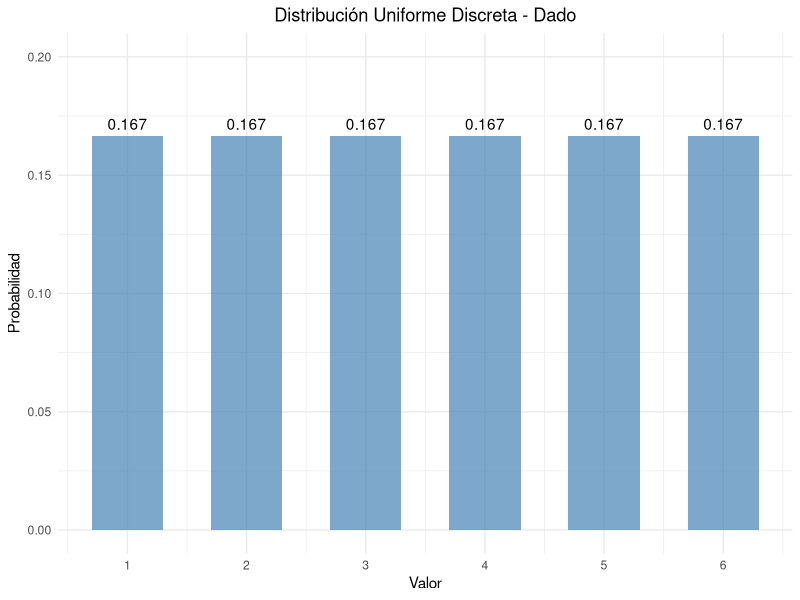
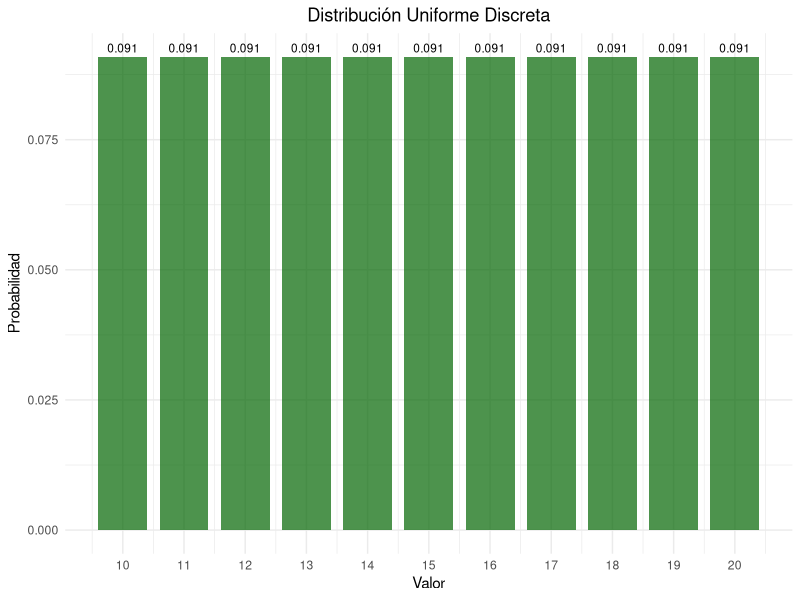
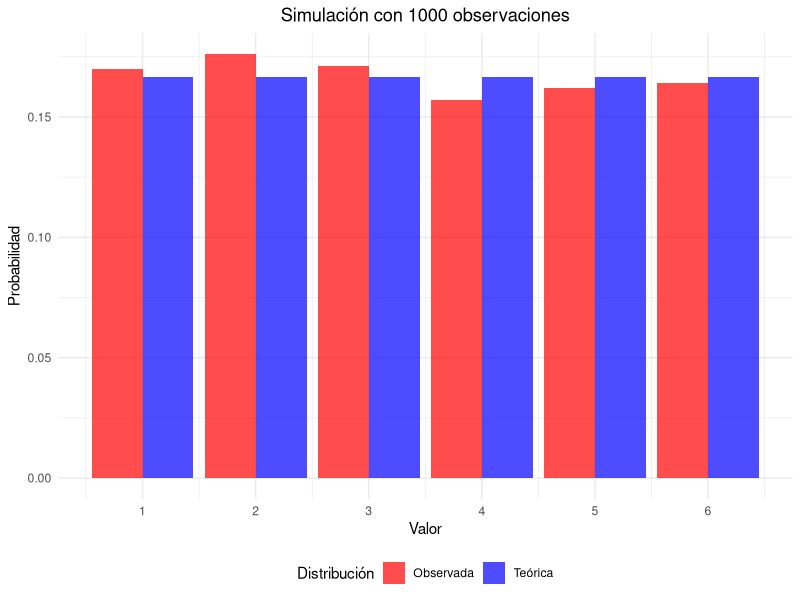
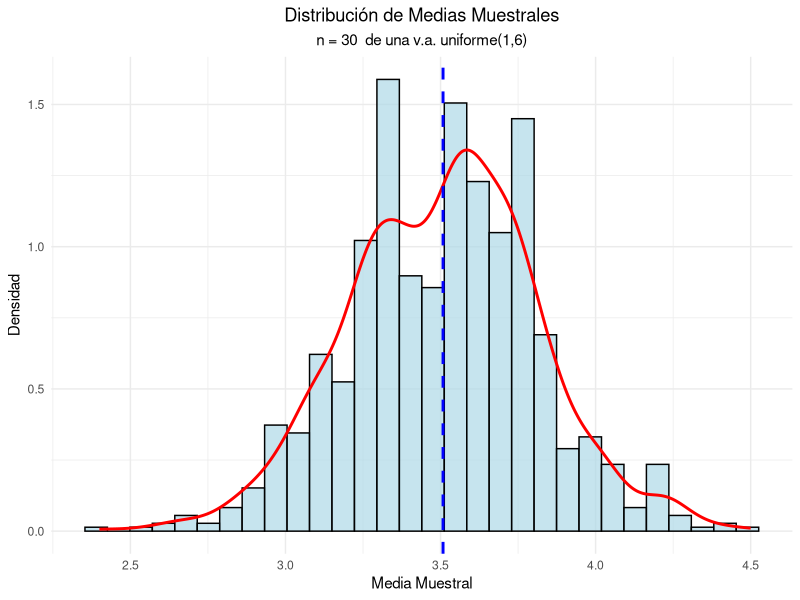
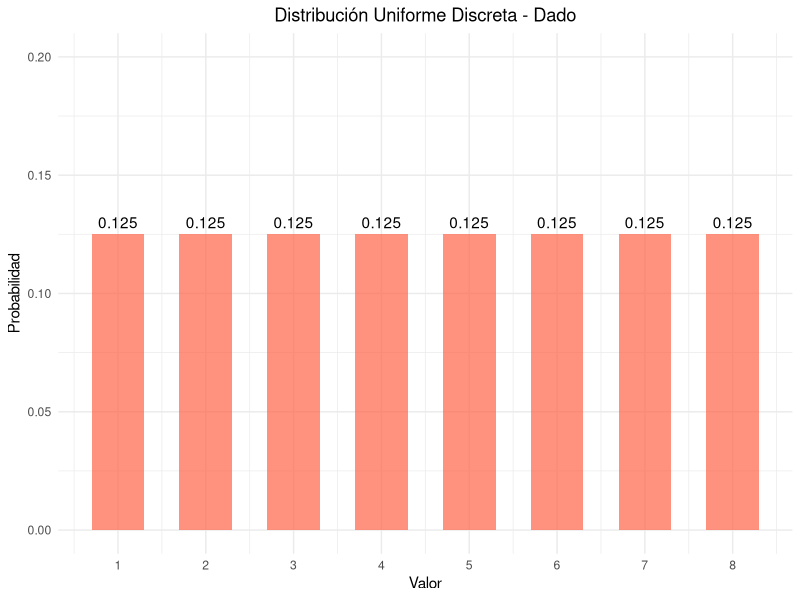
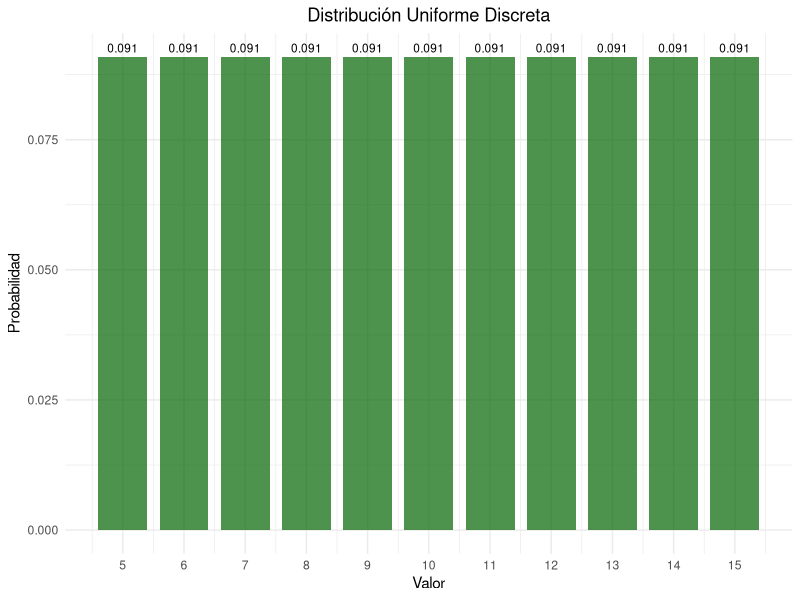
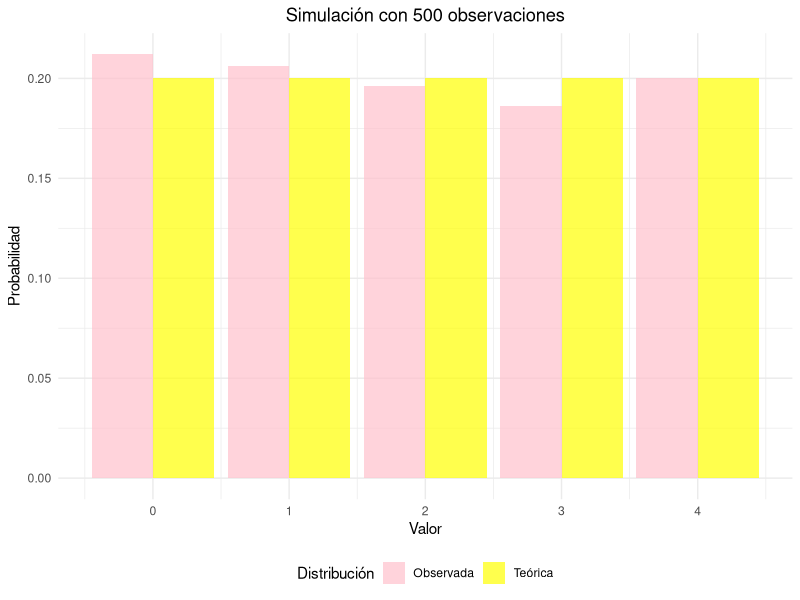

Here is the R script that generated these plots, in order:
## ---- chunk 1
#| label: setup
#| include: false
library(tidyverse)
library(kableExtra)
library(gridExtra)
## ---- chunk 2
#| code-fold: true
#| label: dado-ejemplo

# Parámetros del dado
x_1 <- 1
x_6 <- 6
valores <- x_1:x_6
probabilidades <- rep(1/length(valores), length(valores))

# Crear data frame
dado_data <- data.frame(
  Valor = valores,
  Probabilidad = probabilidades
)

# Mostrar tabla
kable(dado_data, 
      caption = "Distribución de probabilidad de un dado",
      align = "cc") %>%
  kable_styling(bootstrap_options = "striped")
## ---- chunk 3
#| code-fold: true
#| label: parametros-dado
# Media
media <- sum(dado_data$Valor)/length(dado_data$Valor)
cat("Media:", media, "\n")

# Varianza
varianza <- sum((dado_data$Valor- media)^2)/length(dado_data$Valor)
cat("Varianza:", varianza, "\n")

# Desviación estándar
desv_std <- sqrt(varianza)
cat("Desviación estándar:", round(desv_std, 4), "\n")
## ---- chunk 4
#| code-fold: true
#| label: grafico-dado
#| fig-cap: "Función de probabilidad de un dado"

ggplot(dado_data, aes(x = Valor, y = Probabilidad)) +
  geom_col(fill = "steelblue", alpha = 0.7, width = 0.6) +
  geom_text(aes(label = round(Probabilidad, 3)), vjust = -0.5) +
  scale_x_continuous(breaks = valores) +
  scale_y_continuous(limits = c(0, 0.20)) +
  labs(title = "Distribución Uniforme Discreta - Dado",
       x = "Valor",
       y = "Probabilidad") +
  theme_minimal() +
  theme(plot.title = element_text(hjust = 0.5),
        plot.subtitle = element_text(hjust = 0.5))
## ---- chunk 5
#| code-fold: true
#| label: ejemplo-numeros

x2_1 <- 10
x2_n <- 20
valores2 <- x2_1:x2_n
probabilidades2 <- rep(1/(length(valores2)), length(valores2))

# Data_frame
data2 <- data.frame(
  Valor = valores2,
  Probabilidad = probabilidades2
)

# Parámetros estadísticos
media2 <- mean(data2$Valor)
varianza2 <- sum((data2$Valor - media2)^2)/length(data2$Valor)
desv_std2 <- sqrt(varianza2)

cat("Media:", media2, "\n")
cat("Varianza:", round(varianza2, 4), "\n")
cat("Desviación estándar:", round(desv_std2, 4), "\n")
## ---- chunk 6
#| label: grafico-numeros
#| fig-cap: "Distribución uniforme discreta entre 10 y 20"


ggplot(data2, aes(x = Valor, y = Probabilidad)) +
  geom_col(fill = "darkgreen", alpha = 0.7, width = 0.8) +
  geom_text(aes(label = round(Probabilidad, 3)), 
            vjust = -0.5, size = 3) +
  scale_x_continuous(breaks = seq(10, 20, 1)) +
  labs(title = "Distribución Uniforme Discreta",
       x = "Valor",
       y = "Probabilidad") +
  theme_minimal() +
  theme(plot.title = element_text(hjust = 0.5),
        plot.subtitle = element_text(hjust = 0.5))
## ---- chunk 7
#| code-fold: true
#| label: simulacion

# Generar 1000 números aleatorios
set.seed(123)
n_sim <- 1000
muestra <- sample(1:6, n_sim, replace = TRUE)

# Frecuencias observadas
freq_obs <- table(muestra)
freq_rel <- prop.table(freq_obs)

# Comparar con probabilidades teóricas
comparacion <- data.frame(
  Valor = 1:6,
  Prob_Teorica = rep(1/6, 6),
  Freq_Observada = as.numeric(freq_rel)
)

kable(comparacion, 
      caption = "Comparación entre probabilidades teóricas y observadas",
      col.names = c("Valor", "Prob. Teórica", "Freq. Observada"),
      digits = 4) |> 
  kable_styling(bootstrap_options = "striped")
## ---- chunk 8
#| code-fold: true
#| label: grafico-simulacion
#| fig-width: 8
#| fig-height: 6
#| fig-align: "center"
#| fig-cap: "Comparación entre distribución teórica y simulada"


# Preparar datos para el gráfico
comp_long <- comparacion |> 
  pivot_longer(cols = c(Prob_Teorica, Freq_Observada),
               names_to = "Tipo",
               values_to = "Probabilidad") |> 
  mutate(Tipo = case_when(
    Tipo == "Prob_Teorica" ~ "Teórica",
    Tipo == "Freq_Observada" ~ "Observada"
  ))

ggplot(comp_long, aes(x = Valor, y = Probabilidad, fill = Tipo)) +
  geom_col(position = "dodge", alpha = 0.7) +
  scale_x_continuous(breaks = 1:6) +
  scale_fill_manual(values = c("Teórica" = "blue", "Observada" = "red")) +
  labs(title = paste("Simulación con", n_sim, "observaciones"),
       x = "Valor",
       y = "Probabilidad",
       fill = "Distribución") +
  theme_minimal() +
  theme(plot.title = element_text(hjust = 0.5),
        legend.position = "bottom")
## ---- chunk 9
#| code-fold: true
#| label: limite-central
#| fig-width: 8
#| fig-height: 6
#| fig-align: "center"
#| fig-cap: "Verificación del Teorema del Límite Central"
# Simular medias muestrales
set.seed(456)
k_muestra <- 1000
n_muestra <- 30

medias_muestrales <- replicate(k_muestra, {
  muestra <- sample(1:6, n_muestra, replace = TRUE)
  mean(muestra)
})

# Crear histograma
hist_data <- data.frame(Medias = medias_muestrales)

ggplot(hist_data) +
  geom_histogram(aes(x=Medias, after_stat(density)), bins = 30, 
                 fill = "lightblue", alpha = 0.7, color = "black") +
  geom_density(aes(x = Medias), color = "red", linewidth = 1) +
  geom_vline(xintercept = mean(medias_muestrales), 
             color = "blue", linetype = "dashed", linewidth = 1) +
  labs(title = "Distribución de Medias Muestrales",
       subtitle = paste("n =", n_muestra, " de una v.a. uniforme(1,6)"),
       x = "Media Muestral",
       y = "Densidad") +
  theme_minimal() +
  theme(plot.title = element_text(hjust = 0.5),
        plot.subtitle = element_text(hjust = 0.5))

# Estadísticas
cat("Media teórica:", (1+6)/2, "\n")
cat("Media observada:", round(mean(medias_muestrales), 4), "\n")
cat("Varianza teórica de la media:", round(((6-1+1)^2-1)/12/n_muestra, 4), "\n")
cat("Varianza observada de la media:", round(var(medias_muestrales), 4), "\n")
## ---- chunk 10
#| code-fold: true
#| label: bolas-ejemplo

# Parámetros del dado
x_1 <- 1
x_8 <- 8
valores <- x_1:x_8
probabilidades <- rep(1/length(valores), length(valores))

dado_data <- data.frame(
  Valor = valores,
  Probabilidad = probabilidades
)

# Mostrar tabla
kable(dado_data, 
      caption = "Distribución de probabilidad por bolsa con 8 pelotas numeradas",
      align = "cc") %>%
  kable_styling(bootstrap_options = "striped")
## ---- chunk 11
#| code-fold: true
#| label: parametros-dado
# Media
media <- sum(dado_data$Valor)/length(dado_data$Valor)
cat("Media:", media, "\n")

# Varianza
varianza <- sum((dado_data$Valor- media)^2)/length(dado_data$Valor)
cat("Varianza:", varianza, "\n")

# Desviación estándar
desv_std <- sqrt(varianza)
cat("Desviación estándar:", round(desv_std, 4), "\n")
## ---- chunk 12
#| code-fold: true
#| label: grafico-dado
#| fig-cap: "Función de probabilidad de un dado"

ggplot(dado_data, aes(x = Valor, y = Probabilidad)) +
  geom_col(fill = "tomato", alpha = 0.7, width = 0.6) +
  geom_text(aes(label = round(Probabilidad, 3)), vjust = -0.5) +
  scale_x_continuous(breaks = valores) +
  scale_y_continuous(limits = c(0, 0.20)) +
  labs(title = "Distribución Uniforme Discreta - Dado",
       x = "Valor",
       y = "Probabilidad") +
  theme_minimal() +
  theme(plot.title = element_text(hjust = 0.5),
        plot.subtitle = element_text(hjust = 0.5))
## ---- chunk 13
#| code-fold: true
#| label: ejemplo-numeros

x2_1 <- 5
x2_n <- 15
valores2 <- x2_1:x2_n
probabilidades2 <- rep(1/(length(valores2)), length(valores2))

# Data_frame
data2 <- data.frame(
  Valor = valores2,
  Probabilidad = probabilidades2
)

# Parámetros estadísticos
media2 <- mean(data2$Valor)
varianza2 <- sum((data2$Valor - media2)^2)/length(data2$Valor)
desv_std2 <- sqrt(varianza2)

cat("Media:", media2, "\n")
cat("Varianza:", round(varianza2, 4), "\n")
cat("Desviación estándar:", round(desv_std2, 4), "\n")
## ---- chunk 14
#| label: grafico-numeros
#| fig-cap: "Distribución uniforme discreta entre 5 y 15"


ggplot(data2, aes(x = Valor, y = Probabilidad)) +
  geom_col(fill = "darkgreen", alpha = 0.7, width = 0.8) +
  geom_text(aes(label = round(Probabilidad, 3)), 
            vjust = -0.5, size = 3) +
  scale_x_continuous(breaks = seq(5, 15, 1)) +
  labs(title = "Distribución Uniforme Discreta",
       x = "Valor",
       y = "Probabilidad") +
  theme_minimal() +
  theme(plot.title = element_text(hjust = 0.5),
        plot.subtitle = element_text(hjust = 0.5))
## ---- chunk 15
#| code-fold: true
#| label: simulacion

# Generar 1000 números aleatorios
set.seed(123)
n_sim <- 500
muestra <- sample(0:4, n_sim, replace = TRUE)

# Frecuencias observadas
freq_obs <- table(muestra)
freq_rel <- prop.table(freq_obs)

# Comparar con probabilidades teóricas
comparacion <- data.frame(
  Valor = 0:4,
  Prob_Teorica = rep(1/5, 5),
  Freq_Observada = as.numeric(freq_rel)
)

kable(comparacion, 
      caption = "Comparación entre probabilidades teóricas y observadas",
      col.names = c("Valor", "Prob. Teórica", "Freq. Observada"),
      digits = 4) |> 
  kable_styling(bootstrap_options = "striped")
## ---- chunk 16
#| code-fold: true
#| label: grafico-simulacion
#| fig-width: 6
#| fig-height: 4
#| fig-align: "center"
#| fig-cap: "Comparación entre distribución teórica y simulada"


# Preparar datos para el gráfico
comp_long <- comparacion |> 
  pivot_longer(cols = c(Prob_Teorica, Freq_Observada),
               names_to = "Tipo",
               values_to = "Probabilidad") |> 
  mutate(Tipo = case_when(
    Tipo == "Prob_Teorica" ~ "Teórica",
    Tipo == "Freq_Observada" ~ "Observada"
  ))

ggplot(comp_long, aes(x = Valor, y = Probabilidad, fill = Tipo)) +
  geom_col(position = "dodge", alpha = 0.7) +
  scale_x_continuous(breaks = 0:4) +
  scale_fill_manual(values = c("Teórica" = "yellow", "Observada" = "pink")) +
  labs(title = paste("Simulación con", n_sim, "observaciones"),
       x = "Valor",
       y = "Probabilidad",
       fill = "Distribución") +
  theme_minimal() +
  theme(plot.title = element_text(hjust = 0.5),
        legend.position = "bottom")
